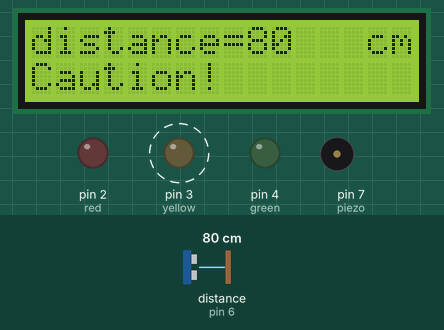
A sketch run on a simulated Arduino Uno, built with avr-gcc and run on an emulated ATmega328P. Shown: 16×2 character LCD, output pins drawn as LEDs (lit = HIGH), buzzer (waves = sounding). Wiring (inferred from the names in the program): ultrasonic range finder: trigger pin 5; echo pin 6. Dashed ring = blinking. Inputs (shaded band) come from the test bench; at power-on: distance to the obstacle (sensor on pin 6) 80 cm. The echo pulse lasts 58.3 µs per cm; pins used as bus, display or sensor lines are not drawn; what the sketch prints to the serial monitor is not drawn.

Above: at 1.2 s.
1.3 s: distance to the obstacle (sensor on pin 6) set to 115 cm
At 1.6 s:
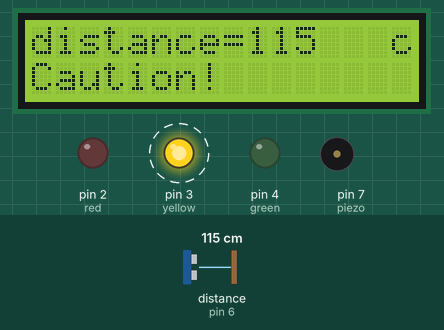
3.3 s: distance to the obstacle (sensor on pin 6) set to 124 cm
At 5.2 s:
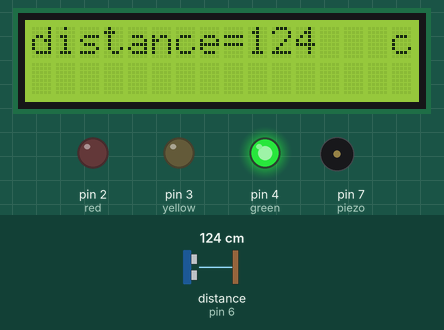
5.6 s: distance to the obstacle (sensor on pin 6) set to 2 cm
At 6.31 s:
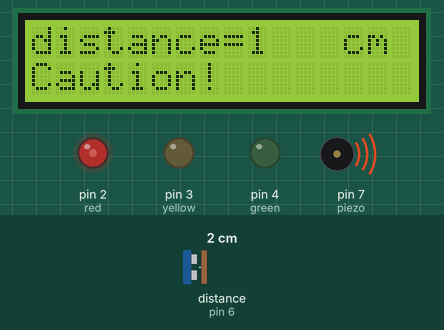
7.9 s: distance to the obstacle (sensor on pin 6) set to 9 cm
At 8.2 s:
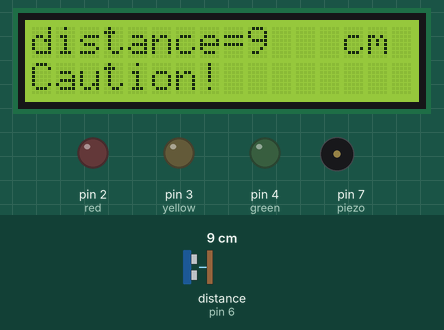
11.2 s: distance to the obstacle (sensor on pin 6) set to 18 cm
At 12.0 s:
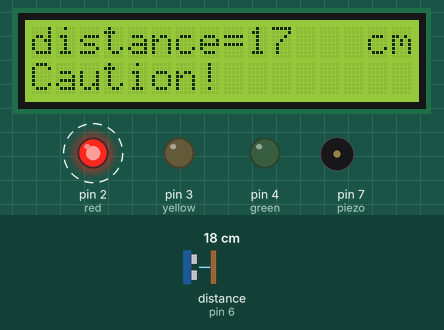
13.1 s: distance to the obstacle (sensor on pin 6) set to 2 cm
At 14.94 s:
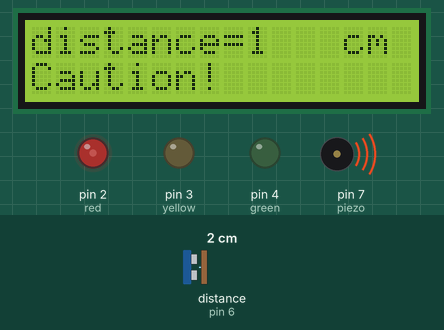
Timing chart, 0 to 16.2 s (numbered marks = the images above; inputs shaded):
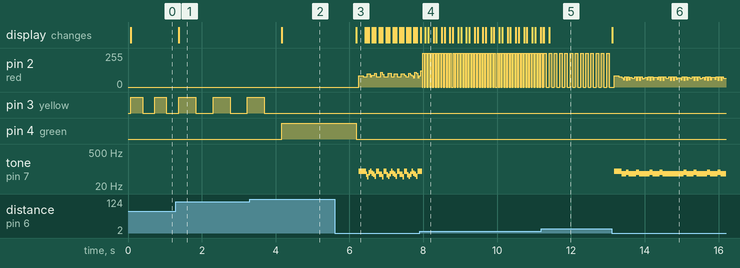

Measured:
- the behaviour switches between 119 and 120 cm on distance to the obstacle (sensor on pin 6) (found by bisection; images 1 and 2)
- after the input at 1.3 s, pin 3 (yellow): alternates HIGH for 0.46 s and LOW for 0.47 s, starting after 0.53 s; the display: changes after 0.07 s (image 1)
- after the input at 3.3 s, pin 3 (yellow): goes on until 3.7 s, then stays LOW; pin 4 (green): LOW → HIGH after 0.87 s; the display: changes after 0.87 s (image 2)
- after the input at 11.2 s, pin 2 (red): alternates 255/255 for 0.07 s and 0/255 for 0.07 s, starting after 0.13 s; the display: first differs from a run without the input after 0.06 s (image 5 shows a later state)
- after the input at 13.1 s, tone on pin 7 (piezo): plays 79 Hz for 0.20 s, 64 Hz for 0.12 s, 72 Hz for 0.08 s, 64 Hz for 0.20 s, 72 Hz for 0.08 s, 64 Hz for 0.28 s … (18 notes in this stretch), starting after 0.07 s; the display: changes at once (image 6)
- by itself, pin 3 (yellow): alternates HIGH for 0.32 s and LOW for 0.33 s

The sketch:

final_code.ino
```cpp
#include <LiquidCrystal.h>


#define green 4
#define yellow 3
#define red 2
#define trig 5 // поменял местами с эхо
#define echo 6 // поменял местами с триг
#define piezo 7

LiquidCrystal lcd(8,9,10,11,12,13); // поменял аргументы функции

void setup()
{
  pinMode(green, OUTPUT);
  pinMode(yellow, OUTPUT);
  pinMode(red, OUTPUT);
  pinMode(trig, OUTPUT);
  pinMode(echo, INPUT);
  pinMode(piezo, OUTPUT);
  lcd.begin(16, 2);
  lcd.print("distance=");
  Serial.begin(9600);
}

void loop()
{

  long duration, distance;
  digitalWrite(trig, LOW);
  delayMicroseconds(2);
  digitalWrite(trig, HIGH); // поменял на хай
  delayMicroseconds(10);
  digitalWrite(trig, LOW);
  duration = pulseIn(echo, HIGH);
  distance = duration / 58,2;
  lcd.setCursor(9, 0); // ок
  lcd.println(distance); // убрал ln
  lcd.print(" cm   "); //
  lcd.setCursor(0, 1);
  lcd.print("        ");
  if (distance < 120) {
    digitalWrite(piezo, HIGH);
    digitalWrite(green, LOW);
    lcd.setCursor(0, 1);
    lcd.print("Caution!");
    if (distance < 60){
      digitalWrite(red, HIGH);
    }
    else {
      digitalWrite(yellow, HIGH);
    }
    delay(distance * 4);
    digitalWrite(red, LOW);
    digitalWrite(yellow, LOW);
    digitalWrite(piezo, LOW);
    delay(distance * 4);
  }
  else {
    digitalWrite(green, HIGH);
    digitalWrite(yellow, LOW);
    digitalWrite(red, LOW);
    digitalWrite(piezo, LOW);
    delay(1000);
  }
  Serial.print("distance="); // добавил строчку по тз
  Serial.print(distance);
  Serial.println(" cm");
}
```
